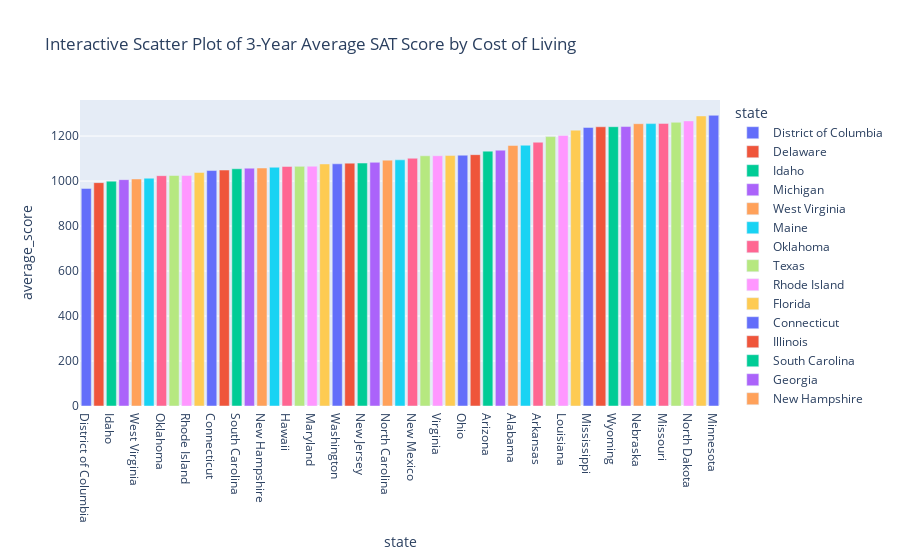

The code cell stored with this chart in its notebook:
### Markdown cell above
The above image shows the 3-year average SAT score and cost of living index. There is a slightly negative correlation between average score and cost of living. States with a high average score and low cost of living are preferred.So, states in the bottom right quadrant are the ideal states. States in the top left quadrant are undesirable states.

### Code cell
topscore = master.sort_values(by = "average_score")
fig = px.bar(topscore, x="state", y="average_score", color="state",
                 title="Interactive Scatter Plot of 3-Year Average SAT Score by Cost of Living")
fig.show()

### Figure 1 — Plotly figure (JSON) as saved in the notebook; plotly's stock layout.template omitted (floating-point values rounded to 4 significant figures)
{"data": [{"alignmentgroup": "True", "hovertemplate": "state=%{x}<br>average_score=%{y}<extra></extra>", "legendgroup": "District of Columbia", "marker": {"color": "#636efa", "pattern": {"shape": ""}}, "name": "District of Columbia", "offsetgroup": "District of Columbia", "orientation": "v", "showlegend": true, "textposition": "auto", "type": "bar", "x": ["District of Columbia"], "xaxis": "x", "y": [967.3], "yaxis": "y"}, {"alignmentgroup": "True", "hovertemplate": "state=%{x}<br>average_score=%{y}<extra></extra>", "legendgroup": "Delaware", "marker": {"color": "#EF553B", "pattern": {"shape": ""}}, "name": "Delaware", "offsetgroup": "Delaware", "orientation": "v", "showlegend": true, "textposition": "auto", "type": "bar", "x": ["Delaware"], "xaxis": "x", "y": [993], "yaxis": "y"}, {"alignmentgroup": "True", "hovertemplate": "state=%{x}<br>average_score=%{y}<extra></extra>", "legendgroup": "Idaho", "marker": {"color": "#00cc96", "pattern": {"shape": ""}}, "name": "Idaho", "offsetgroup": "Idaho", "orientation": "v", "showlegend": true, "textposition": "auto", "type": "bar", "x": ["Idaho"], "xaxis": "x", "y": [999.7], "yaxis": "y"}, {"alignmentgroup": "True", "hovertemplate": "state=%{x}<br>average_score=%{y}<extra></extra>", "legendgroup": "Michigan", "marker": {"color": "#ab63fa", "pattern": {"shape": ""}}, "name": "Michigan", "offsetgroup": "Michigan", "orientation": "v", "showlegend": true, "textposition": "auto", "type": "bar", "x": ["Michigan"], "xaxis": "x", "y": [1006.0], "yaxis": "y"}, {"alignmentgroup": "True", "hovertemplate": "state=%{x}<br>average_score=%{y}<extra></extra>", "legendgroup": "West Virginia", "marker": {"color": "#FFA15A", "pattern": {"shape": ""}}, "name": "West Virginia", "offsetgroup": "West Virginia", "orientation": "v", "showlegend": true, "textposition": "auto", "type": "bar", "x": ["West Virginia"], "xaxis": "x", "y": [1009.0], "yaxis": "y"}, {"alignmentgroup": "True", "hovertemplate": "state=%{x}<br>average_score=%{y}<extra></extra>", "legendgroup": "Maine", "marker": {"color": "#19d3f3", "pattern": {"shape": ""}}, "name": "Maine", "offsetgroup": "Maine", "orientation": "v", "showlegend": true, "textposition": "auto", "type": "bar", "x": ["Maine"], "xaxis": "x", "y": [1013.0], "yaxis": "y"}, {"alignmentgroup": "True", "hovertemplate": "state=%{x}<br>average_score=%{y}<extra></extra>", "legendgroup": "Oklahoma", "marker": {"color": "#FF6692", "pattern": {"shape": ""}}, "name": "Oklahoma", "offsetgroup": "Oklahoma", "orientation": "v", "showlegend": true, "textposition": "auto", "type": "bar", "x": ["Oklahoma"], "xaxis": "x", "y": [1024], "yaxis": "y"}, {"alignmentgroup": "True", "hovertemplate": "state=%{x}<br>average_score=%{y}<extra></extra>", "legendgroup": "Texas", "marker": {"color": "#B6E880", "pattern": {"shape": ""}}, "name": "Texas", "offsetgroup": "Texas", "orientation": "v", "showlegend": true, "textposition": "auto", "type": "bar", "x": ["Texas"], "xaxis": "x", "y": [1025.0], "yaxis": "y"}, {"alignmentgroup": "True", "hovertemplate": "state=%{x}<br>average_score=%{y}<extra></extra>", "legendgroup": "Rhode Island", "marker": {"color": "#FF97FF", "pattern": {"shape": ""}}, "name": "Rhode Island", "offsetgroup": "Rhode Island", "orientation": "v", "showlegend": true, "textposition": "auto", "type": "bar", "x": ["Rhode Island"], "xaxis": "x", "y": [1025], "yaxis": "y"}, {"alignmentgroup": "True", "hovertemplate": "state=%{x}<br>average_score=%{y}<extra></extra>", "legendgroup": "Florida", "marker": {"color": "#FECB52", "pattern": {"shape": ""}}, "name": "Florida", "offsetgroup": "Florida", "orientation": "v", "showlegend": true, "textposition": "auto", "type": "bar", "x": ["Florida"], "xaxis": "x", "y": [1038.0], "yaxis": "y"}, {"alignmentgroup": "True", "hovertemplate": "state=%{x}<br>average_score=%{y}<extra></extra>", "legendgroup": "Connecticut", "marker": {"color": "#636efa", "pattern": {"shape": ""}}, "name": "Connecticut", "offsetgroup": "Connecticut", "orientation": "v", "showlegend": true, "textposition": "auto", "type": "bar", "x": ["Connecticut"], "xaxis": "x", "y": [1047.0], "yaxis": "y"}, {"alignmentgroup": "True", "hovertemplate": "state=%{x}<br>average_score=%{y}<extra></extra>", "legendgroup": "Illinois", "marker": {"color": "#EF553B", "pattern": {"shape": ""}}, "name": "Illinois", "offsetgroup": "Illinois", "orientation": "v", "showlegend": true, "textposition": "auto", "type": "bar", "x": ["Illinois"], "xaxis": "x", "y": [1049], "yaxis": "y"}, {"alignmentgroup": "True", "hovertemplate": "state=%{x}<br>average_score=%{y}<extra></extra>", "legendgroup": "South Carolina", "marker": {"color": "#00cc96", "pattern": {"shape": ""}}, "name": "South Carolina", "offsetgroup": "South Carolina", "orientation": "v", "showlegend": true, "textposition": "auto", "type": "bar", "x": ["South Carolina"], "xaxis": "x", "y": [1055.0], "yaxis": "y"}, {"alignmentgroup": "True", "hovertemplate": "state=%{x}<br>average_score=%{y}<extra></extra>", "legendgroup": "Georgia", "marker": {"color": "#ab63fa", "pattern": {"shape": ""}}, "name": "Georgia", "offsetgroup": "Georgia", "orientation": "v", "showlegend": true, "textposition": "auto", "type": "bar", "x": ["Georgia"], "xaxis": "x", "y": [1057.0], "yaxis": "y"}, {"alignmentgroup": "True", "hovertemplate": "state=%{x}<br>average_score=%{y}<extra></extra>", "legendgroup": "New Hampshire", "marker": {"color": "#FFA15A", "pattern": {"shape": ""}}, "name": "New Hampshire", "offsetgroup": "New Hampshire", "orientation": "v", "showlegend": true, "textposition": "auto", "type": "bar", "x": ["New Hampshire"], "xaxis": "x", "y": [1058], "yaxis": "y"}, {"alignmentgroup": "True", "hovertemplate": "state=%{x}<br>average_score=%{y}<extra></extra>", "legendgroup": "New York", "marker": {"color": "#19d3f3", "pattern": {"shape": ""}}, "name": "New York", "offsetgroup": "New York", "orientation": "v", "showlegend": true, "textposition": "auto", "type": "bar", "x": ["New York"], "xaxis": "x", "y": [1061.0], "yaxis": "y"}, {"alignmentgroup": "True", "hovertemplate": "state=%{x}<br>average_score=%{y}<extra></extra>", "legendgroup": "Hawaii", "marker": {"color": "#FF6692", "pattern": {"shape": ""}}, "name": "Hawaii", "offsetgroup": "Hawaii", "orientation": "v", "showlegend": true, "textposition": "auto", "type": "bar", "x": ["Hawaii"], "xaxis": "x", "y": [1065], "yaxis": "y"}, {"alignmentgroup": "True", "hovertemplate": "state=%{x}<br>average_score=%{y}<extra></extra>", "legendgroup": "California", "marker": {"color": "#B6E880", "pattern": {"shape": ""}}, "name": "California", "offsetgroup": "California", "orientation": "v", "showlegend": true, "textposition": "auto", "type": "bar", "x": ["California"], "xaxis": "x", "y": [1065.0], "yaxis": "y"}, {"alignmentgroup": "True", "hovertemplate": "state=%{x}<br>average_score=%{y}<extra></extra>", "legendgroup": "Maryland", "marker": {"color": "#FF97FF", "pattern": {"shape": ""}}, "name": "Maryland", "offsetgroup": "Maryland", "orientation": "v", "showlegend": true, "textposition": "auto", "type": "bar", "x": ["Maryland"], "xaxis": "x", "y": [1066], "yaxis": "y"}, {"alignmentgroup": "True", "hovertemplate": "state=%{x}<br>average_score=%{y}<extra></extra>", "legendgroup": "Indiana", "marker": {"color": "#FECB52", "pattern": {"shape": ""}}, "name": "Indiana", "offsetgroup": "Indiana", "orientation": "v", "showlegend": true, "textposition": "auto", "type": "bar", "x": ["Indiana"], "xaxis": "x", "y": [1076], "yaxis": "y"}, {"alignmentgroup": "True", "hovertemplate": "state=%{x}<br>average_score=%{y}<extra></extra>", "legendgroup": "Washington", "marker": {"color": "#636efa", "pattern": {"shape": ""}}, "name": "Washington", "offsetgroup": "Washington", "orientation": "v", "showlegend": true, "textposition": "auto", "type": "bar", "x": ["Washington"], "xaxis": "x", "y": [1077.0], "yaxis": "y"}, {"alignmentgroup": "True", "hovertemplate": "state=%{x}<br>average_score=%{y}<extra></extra>", "legendgroup": "Pennsylvania", "marker": {"color": "#EF553B", "pattern": {"shape": ""}}, "name": "Pennsylvania", "offsetgroup": "Pennsylvania", "orientation": "v", "showlegend": true, "textposition": "auto", "type": "bar", "x": ["Pennsylvania"], "xaxis": "x", "y": [1080.0], "yaxis": "y"}, {"alignmentgroup": "True", "hovertemplate": "state=%{x}<br>average_score=%{y}<extra></extra>", "legendgroup": "New Jersey", "marker": {"color": "#00cc96", "pattern": {"shape": ""}}, "name": "New Jersey", "offsetgroup": "New Jersey", "orientation": "v", "showlegend": true, "textposition": "auto", "type": "bar", "x": ["New Jersey"], "xaxis": "x", "y": [1080], "yaxis": "y"}, {"alignmentgroup": "True", "hovertemplate": "state=%{x}<br>average_score=%{y}<extra></extra>", "legendgroup": "Colorado", "marker": {"color": "#ab63fa", "pattern": {"shape": ""}}, "name": "Colorado", "offsetgroup": "Colorado", "orientation": "v", "showlegend": true, "textposition": "auto", "type": "bar", "x": ["Colorado"], "xaxis": "x", "y": [1083.0], "yaxis": "y"}, {"alignmentgroup": "True", "hovertemplate": "state=%{x}<br>average_score=%{y}<extra></extra>", "legendgroup": "North Carolina", "marker": {"color": "#FFA15A", "pattern": {"shape": ""}}, "name": "North Carolina", "offsetgroup": "North Carolina", "orientation": "v", "showlegend": true, "textposition": "auto", "type": "bar", "x": ["North Carolina"], "xaxis": "x", "y": [1093], "yaxis": "y"}, {"alignmentgroup": "True", "hovertemplate": "state=%{x}<br>average_score=%{y}<extra></extra>", "legendgroup": "Alaska", "marker": {"color": "#19d3f3", "pattern": {"shape": ""}}, "name": "Alaska", "offsetgroup": "Alaska", "orientation": "v", "showlegend": true, "textposition": "auto", "type": "bar", "x": ["Alaska"], "xaxis": "x", "y": [1094.0], "yaxis": "y"}, {"alignmentgroup": "True", "hovertemplate": "state=%{x}<br>average_score=%{y}<extra></extra>", "legendgroup": "New Mexico", "marker": {"color": "#FF6692", "pattern": {"shape": ""}}, "name": "New Mexico", "offsetgroup": "New Mexico", "orientation": "v", "showlegend": true, "textposition": "auto", "type": "bar", "x": ["New Mexico"], "xaxis": "x", "y": [1101.0], "yaxis": "y"}, {"alignmentgroup": "True", "hovertemplate": "state=%{x}<br>average_score=%{y}<extra></extra>", "legendgroup": "Oregon", "marker": {"color": "#B6E880", "pattern": {"shape": ""}}, "name": "Oregon", "offsetgroup": "Oregon", "orientation": "v", "showlegend": true, "textposition": "auto", "type": "bar", "x": ["Oregon"], "xaxis": "x", "y": [1112.0], "yaxis": "y"}, {"alignmentgroup": "True", "hovertemplate": "state=%{x}<br>average_score=%{y}<extra></extra>", "legendgroup": "Virginia", "marker": {"color": "#FF97FF", "pattern": {"shape": ""}}, "name": "Virginia", "offsetgroup": "Virginia", "orientation": "v", "showlegend": true, "textposition": "auto", "type": "bar", "x": ["Virginia"], "xaxis": "x", "y": [1113.0], "yaxis": "y"}, {"alignmentgroup": "True", "hovertemplate": "state=%{x}<br>average_score=%{y}<extra></extra>", "legendgroup": "Vermont", "marker": {"color": "#FECB52", "pattern": {"shape": ""}}, "name": "Vermont", "offsetgroup": "Vermont", "orientation": "v", "showlegend": true, "textposition": "auto", "type": "bar", "x": ["Vermont"], "xaxis": "x", "y": [1113.0], "yaxis": "y"}, {"alignmentgroup": "True", "hovertemplate": "state=%{x}<br>average_score=%{y}<extra></extra>", "legendgroup": "Ohio", "marker": {"color": "#636efa", "pattern": {"shape": ""}}, "name": "Ohio", "offsetgroup": "Ohio", "orientation": "v", "showlegend": true, "textposition": "auto", "type": "bar", "x": ["Ohio"], "xaxis": "x", "y": [1115], "yaxis": "y"}, {"alignmentgroup": "True", "hovertemplate": "state=%{x}<br>average_score=%{y}<extra></extra>", "legendgroup": "Massachusetts", "marker": {"color": "#EF553B", "pattern": {"shape": ""}}, "name": "Massachusetts", "offsetgroup": "Massachusetts", "orientation": "v", "showlegend": true, "textposition": "auto", "type": "bar", "x": ["Massachusetts"], "xaxis": "x", "y": [1117.0], "yaxis": "y"}, {"alignmentgroup": "True", "hovertemplate": "state=%{x}<br>average_score=%{y}<extra></extra>", "legendgroup": "Arizona", "marker": {"color": "#00cc96", "pattern": {"shape": ""}}, "name": "Arizona", "offsetgroup": "Arizona", "orientation": "v", "showlegend": true, "textposition": "auto", "type": "bar", "x": ["Arizona"], "xaxis": "x", "y": [1133], "yaxis": "y"}, {"alignmentgroup": "True", "hovertemplate": "state=%{x}<br>average_score=%{y}<extra></extra>", "legendgroup": "Nevada", "marker": {"color": "#ab63fa", "pattern": {"shape": ""}}, "name": "Nevada", "offsetgroup": "Nevada", "orientation": "v", "showlegend": true, "textposition": "auto", "type": "bar", "x": ["Nevada"], "xaxis": "x", "y": [1137.0], "yaxis": "y"}, {"alignmentgroup": "True", "hovertemplate": "state=%{x}<br>average_score=%{y}<extra></extra>", "legendgroup": "Alabama", "marker": {"color": "#FFA15A", "pattern": {"shape": ""}}, "name": "Alabama", "offsetgroup": "Alabama", "orientation": "v", "showlegend": true, "textposition": "auto", "type": "bar", "x": ["Alabama"], "xaxis": "x", "y": [1158], "yaxis": "y"}, {"alignmentgroup": "True", "hovertemplate": "state=%{x}<br>average_score=%{y}<extra></extra>", "legendgroup": "Utah", "marker": {"color": "#19d3f3", "pattern": {"shape": ""}}, "name": "Utah", "offsetgroup": "Utah", "orientation": "v", "showlegend": true, "textposition": "auto", "type": "bar", "x": ["Utah"], "xaxis": "x", "y": [1159.0], "yaxis": "y"}, {"alignmentgroup": "True", "hovertemplate": "state=%{x}<br>average_score=%{y}<extra></extra>", "legendgroup": "Arkansas", "marker": {"color": "#FF6692", "pattern": {"shape": ""}}, "name": "Arkansas", "offsetgroup": "Arkansas", "orientation": "v", "showlegend": true, "textposition": "auto", "type": "bar", "x": ["Arkansas"], "xaxis": "x", "y": [1173.0], "yaxis": "y"}, {"alignmentgroup": "True", "hovertemplate": "state=%{x}<br>average_score=%{y}<extra></extra>", "legendgroup": "Montana", "marker": {"color": "#B6E880", "pattern": {"shape": ""}}, "name": "Montana", "offsetgroup": "Montana", "orientation": "v", "showlegend": true, "textposition": "auto", "type": "bar", "x": ["Montana"], "xaxis": "x", "y": [1198.0], "yaxis": "y"}, {"alignmentgroup": "True", "hovertemplate": "state=%{x}<br>average_score=%{y}<extra></extra>", "legendgroup": "Louisiana", "marker": {"color": "#FF97FF", "pattern": {"shape": ""}}, "name": "Louisiana", "offsetgroup": "Louisiana", "orientation": "v", "showlegend": true, "textposition": "auto", "type": "bar", "x": ["Louisiana"], "xaxis": "x", "y": [1203.0], "yaxis": "y"}, {"alignmentgroup": "True", "hovertemplate": "state=%{x}<br>average_score=%{y}<extra></extra>", "legendgroup": "Tennessee", "marker": {"color": "#FECB52", "pattern": {"shape": ""}}, "name": "Tennessee", "offsetgroup": "Tennessee", "orientation": "v", "showlegend": true, "textposition": "auto", "type": "bar", "x": ["Tennessee"], "xaxis": "x", "y": [1226.0], "yaxis": "y"}, {"alignmentgroup": "True", "hovertemplate": "state=%{x}<br>average_score=%{y}<extra></extra>", "legendgroup": "Mississippi", "marker": {"color": "#636efa", "pattern": {"shape": ""}}, "name": "Mississippi", "offsetgroup": "Mississippi", "orientation": "v", "showlegend": true, "textposition": "auto", "type": "bar", "x": ["Mississippi"], "xaxis": "x", "y": [1238.0], "yaxis": "y"}, {"alignmentgroup": "True", "hovertemplate": "state=%{x}<br>average_score=%{y}<extra></extra>", "legendgroup": "South Dakota", "marker": {"color": "#EF553B", "pattern": {"shape": ""}}, "name": "South Dakota", "offsetgroup": "South Dakota", "orientation": "v", "showlegend": true, "textposition": "auto", "type": "bar", "x": ["South Dakota"], "xaxis": "x", "y": [1241.0], "yaxis": "y"}, {"alignmentgroup": "True", "hovertemplate": "state=%{x}<br>average_score=%{y}<extra></extra>", "legendgroup": "Wyoming", "marker": {"color": "#00cc96", "pattern": {"shape": ""}}, "name": "Wyoming", "offsetgroup": "Wyoming", "orientation": "v", "showlegend": true, "textposition": "auto", "type": "bar", "x": ["Wyoming"], "xaxis": "x", "y": [1242.0], "yaxis": "y"}, {"alignmentgroup": "True", "hovertemplate": "state=%{x}<br>average_score=%{y}<extra></extra>", "legendgroup": "Kentucky", "marker": {"color": "#ab63fa", "pattern": {"shape": ""}}, "name": "Kentucky", "offsetgroup": "Kentucky", "orientation": "v", "showlegend": true, "textposition": "auto", "type": "bar", "x": ["Kentucky"], "xaxis": "x", "y": [1242.0], "yaxis": "y"}, {"alignmentgroup": "True", "hovertemplate": "state=%{x}<br>average_score=%{y}<extra></extra>", "legendgroup": "Nebraska", "marker": {"color": "#FFA15A", "pattern": {"shape": ""}}, "name": "Nebraska", "offsetgroup": "Nebraska", "orientation": "v", "showlegend": true, "textposition": "auto", "type": "bar", "x": ["Nebraska"], "xaxis": "x", "y": [1255], "yaxis": "y"}, {"alignmentgroup": "True", "hovertemplate": "state=%{x}<br>average_score=%{y}<extra></extra>", "legendgroup": "Kansas", "marker": {"color": "#19d3f3", "pattern": {"shape": ""}}, "name": "Kansas", "offsetgroup": "Kansas", "orientation": "v", "showlegend": true, "textposition": "auto", "type": "bar", "x": ["Kansas"], "xaxis": "x", "y": [1255.0], "yaxis": "y"}, {"alignmentgroup": "True", "hovertemplate": "state=%{x}<br>average_score=%{y}<extra></extra>", "legendgroup": "Missouri", "marker": {"color": "#FF6692", "pattern": {"shape": ""}}, "name": "Missouri", "offsetgroup": "Missouri", "orientation": "v", "showlegend": true, "textposition": "auto", "type": "bar", "x": ["Missouri"], "xaxis": "x", "y": [1256.0], "yaxis": "y"}, {"alignmentgroup": "True", "hovertemplate": "state=%{x}<br>average_score=%{y}<extra></extra>", "legendgroup": "Iowa", "marker": {"color": "#B6E880", "pattern": {"shape": ""}}, "name": "Iowa", "offsetgroup": "Iowa", "orientation": "v", "showlegend": true, "textposition": "auto", "type": "bar", "x": ["Iowa"], "xaxis": "x", "y": [1261.0], "yaxis": "y"}, {"alignmentgroup": "True", "hovertemplate": "state=%{x}<br>average_score=%{y}<extra></extra>", "legendgroup": "North Dakota", "marker": {"color": "#FF97FF", "pattern": {"shape": ""}}, "name": "North Dakota", "offsetgroup": "North Dakota", "orientation": "v", "showlegend": true, "textposition": "auto", "type": "bar", "x": ["North Dakota"], "xaxis": "x", "y": [1267.0], "yaxis": "y"}, {"alignmentgroup": "True", "hovertemplate": "state=%{x}<br>average_score=%{y}<extra></extra>", "legendgroup": "Wisconsin", "marker": {"color": "#FECB52", "pattern": {"shape": ""}}, "name": "Wisconsin", "offsetgroup": "Wisconsin", "orientation": "v", "showlegend": true, "textposition": "auto", "type": "bar", "x": ["Wisconsin"], "xaxis": "x", "y": [1289.0], "yaxis": "y"}, {"alignmentgroup": "True", "hovertemplate": "state=%{x}<br>average_score=%{y}<extra></extra>", "legendgroup": "Minnesota", "marker": {"color": "#636efa", "pattern": {"shape": ""}}, "name": "Minnesota", "offsetgroup": "Minnesota", "orientation": "v", "showlegend": true, "textposition": "auto", "type": "bar", "x": ["Minnesota"], "xaxis": "x", "y": [1292.0], "yaxis": "y"}], "layout": {"barmode": "relative", "legend": {"title": {"text": "state"}, "tracegroupgap": 0}, "title": {"text": "Interactive Scatter Plot of 3-Year Average SAT Score by Cost of Living"}, "xaxis": {"anchor": "y", "categoryarray": ["District of Columbia", "Delaware", "Idaho", "Michigan", "West Virginia", "Maine", "Oklahoma", "Texas", "Rhode Island", "Florida", "Connecticut", "Illinois", "South Carolina", "Georgia", "New Hampshire", "New York", "Hawaii", "California", "Maryland", "Indiana", "Washington", "Pennsylvania", "New Jersey", "Colorado", "North Carolina", "Alaska", "New Mexico", "Oregon", "Virginia", "Vermont", "Ohio", "Massachusetts", "Arizona", "Nevada", "Alabama", "Utah", "Arkansas", "Montana", "Louisiana", "Tennessee", "Mississippi", "South Dakota", "Wyoming", "Kentucky", "Nebraska", "Kansas", "Missouri", "Iowa", "North Dakota", "Wisconsin", "Minnesota"], "categoryorder": "array", "domain": [0, 1], "title": {"text": "state"}}, "yaxis": {"anchor": "x", "domain": [0, 1], "title": {"text": "average_score"}}}}
